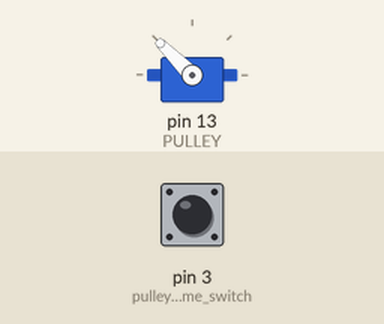
The sketch below on a simulated Arduino Uno, built with avr-gcc and run on an emulated ATmega328P. Parts: servo. Inputs (shaded band) come from the test bench; at power-on: pin 3 (pulley_home_switch) HIGH.

Above: at 5.8 s.
5.9 s: pin 3 (pulley_home_switch) pulled LOW for 0.2 s
At 7.2 s:
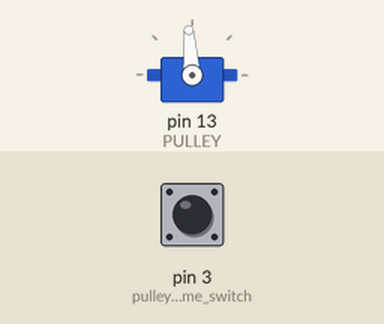
At 12.2 s:
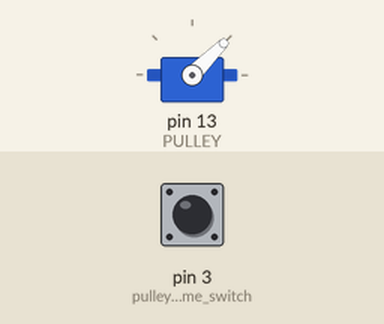
Timing chart, 0 to 32.4 s (numbered marks = the images above; inputs shaded):
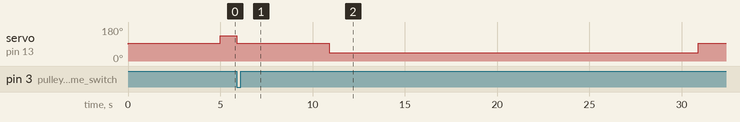

Measured:
- after the input at 5.9 s, servo on pin 13 (PULLEY): 135° → 94° at once, → 45° 5.0 s later, → 94° 20.0 s later

The sketch:

PulleyWorks_copy_20240815175357.ino
```cpp
#include "AccelStepper.h"
#include <Servo.h>

// Create the servo object
Servo PULLEY;

#define pulley_home_switch 3 // Pin 3 connected to limit switch

// Setup section to run once
void setup() {
  PULLEY.attach(13); // attach the servo to our servo object
  PULLEY.write(90); // stop the motor

  //Serial.begin(9600); // Start the Serial monitor with speed of 9600 Bauds
  pinMode(pulley_home_switch, INPUT_PULLUP);
  delay(5); // Wait for driver wake up
}

// Loop to keep the motor turning!
void loop() {
  PULLEY.write(94); // stop the motor
  delay(5000); // stay stopped
// PULLEY HOMING
  while (digitalRead(pulley_home_switch)) {  // Make the Stepper move CW until the switch is activated
  PULLEY.write(135); // rotate the motor counter-clockwise 3 times (135)
  //delay(30000); // keep rotating for 5 seconds (5000 milliseconds)
  }

  PULLEY.write(94); // stop the motor
  delay(5000); // stay stopped

  PULLEY.write(45); // rotate the motor clockwise
  delay(20000); // keep rotating 😀

  PULLEY.write(94); // stop the motor
  delay(5000); // stay stopped
}
```
